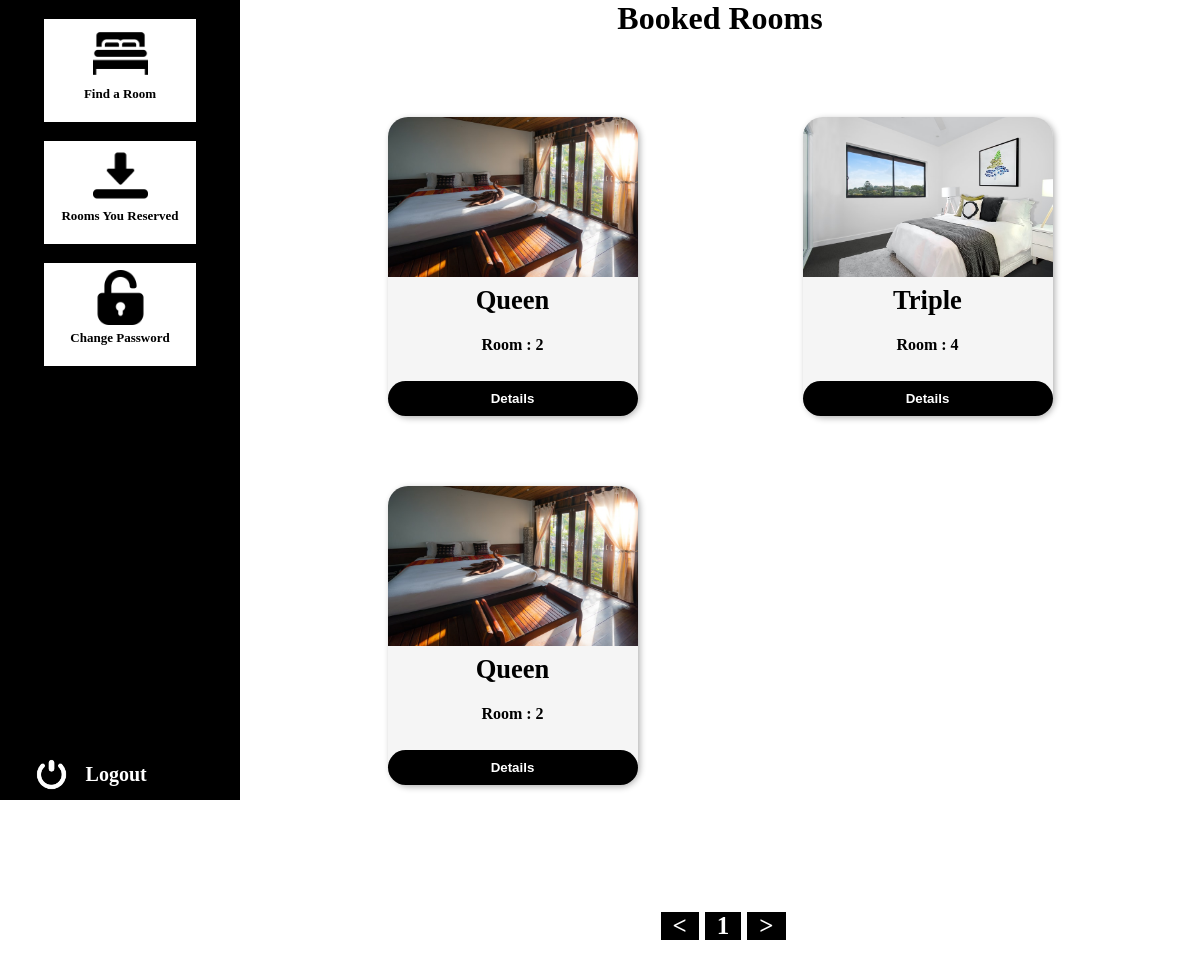
The app's page /user/pages/viewbooking.php (signed in) with its own data.
### tables this page shows
CREATE TABLE `reservation` (
  `idR` int(11) NOT NULL,
  `idC` int(11) DEFAULT NULL,
  `Nperson` int(11) NOT NULL,
  `numero` int(11) DEFAULT NULL,
  `prix` float DEFAULT NULL,
  `paystatus` int(11) NOT NULL,
  `check_in_date` date NOT NULL,
  `check_out_date` date NOT NULL
);

CREATE TABLE `chambre` (
  `numero` int(11) NOT NULL,
  `image` text DEFAULT NULL,
  `description` longtext DEFAULT NULL,
  `idcat` int(11) DEFAULT NULL,
  `amenties` text DEFAULT NULL,
  `prix` float DEFAULT NULL,
  `status` int(11) DEFAULT NULL
);

CREATE TABLE `categorie` (
  `idcat` int(11) NOT NULL,
  `intitule` text NOT NULL,
  `description` text NOT NULL
);

### user/pages/viewbooking.php (the view, shortened to what this page needs)
<?php
if(!isset($_SESSION['idC'])){
    header('location:login.php');
}else{
    include('connect.php');
$idC = $_SESSION['idC'];
$query = "SELECT reservation.*,Chambre.*,Categorie.intitule FROM reservation,Chambre,Categorie WHERE Chambre.idcat = Categorie.idcat AND reservation.numero = chambre.numero AND reservation.idC = $idC;";
$result = mysqli_query($con,$query);
$data = mysqli_fetch_all($result,MYSQLI_ASSOC);
$res_page = 12;
$pages = ceil(count($data)/$res_page);
if(!isset($_GET['page'])){
    $page = 1;
}else{
    $page = $_GET['page'];
}
$get = ($page-1)*$res_page;
$previous = $page;
$next = $page;
$query = "SELECT reservation.*,Chambre.*,Categorie.intitule FROM reservation,Chambre,Categorie WHERE Chambre.idcat = Categorie.idcat AND reservation.numero = chambre.numero AND reservation.idC = $idC LIMIT $get , $res_page;";
$result = mysqli_query($con,$query);
$data = mysqli_fetch_all($result,MYSQLI_ASSOC);
}
?>
<!DOCTYPE html>
<html lang="en">
<head>
    <link rel="stylesheet" href="../css/rooms.css"/>
</head>
<body>
    <main class="main">
    <div class="left">
            <div class="menu" onclick="window.location = 'rooms.php'">
                 <img src="../images/bed.png" class="icon"/>
                 <p>Find a Room</p>
            </div>
            <div class="menu" onclick="window.location = 'viewbooking.php'">
                 <img src="../images/saved.png" class="icon"/>
                 <p>Rooms You Reserved</p>
            </div>
            <div class="menu" onclick="window.location = 'password.php'">
                 <img src="../images/password.png" class="icon"/>
                 <p>Change Password</p>
            </div>
            <div class="logout" onclick="window.location = 'rooms.php?out=1';">
                 <img src="../images/logout.png" class="out"/>
                 <p>Logout</p>
            </div>
        </div>
        <div class="right">
            <h1>Booked Rooms<h1>
            <div class="container">
                <div class="grid">
                <?php for($i=0;$i<count($data);$i++){ ?>
                <article>
                    <img src="../../admin/<?php echo $data[$i]['image'] ?>" />
                    <div class="text">
                        <h5><?php echo $data[$i]['intitule'] ?></h5>
                        <p>Room : <?php echo $data[$i]['numero'] ?></p>
                    </div>
                        <input type="button" class="but" onclick="document.location.href = 'reservation_details.php?reservation=<?php echo $data[$i]['idR']; ?>'" value="Details">
                </article>
                <?php }
                ?>
                </div>
                <div class="pagination">
                <?php
                    $tmp = 1;
                    for($i=1;$i<=$pages;$i++){
                        if($tmp == 1){
                            echo "<div>";
                        }
                        if($i == 1){
                            echo "<a class='page' href='viewbooking.php?page=$previous'><</a>";
                        }
                        echo "<a class='page' href='viewbooking.php?page=$i'>$i</a>";
                        if($i == $pages){
                            echo "<a class='page' href='viewbooking.php?page=$next'>></a>";
                        }
                        $tmp++;
                    }
                ?>
                </div>
            </div>
        </div>
    </main>
</body>
</html>

### user/css/rooms.css (style rules this page uses)
.grid { margin: 80px; display: grid; grid-template-columns: repeat(auto-fit, minmax(250px,1fr)); grid-gap: 30px; align-items: center; justify-content: center; }
.grid article { background-color: whitesmoke; border: none; box-shadow: 2px 2px 6px 0px rgb(0 0 0 / 30%); border-radius: 20px; text-align: center; transition: transform .3s; margin-bottom: 40px; margin-left: auto; margin-right: auto; }
.grid img { border-top-left-radius: 20px; border-top-right-radius: 20px; width: 100%; }
.text { padding:0px 20px 20px; }
article .but { background:black; border-radius: 20px; outline:none; border: none; color:#fff; padding: 10px; font-weight: 600; cursor: pointer; width: 100%; }
article p { font-size: 16px; margin-top: 20px; }
@media screen and  (min-width:800px) { * { padding: 0; margin: 0; } }
@media screen and  (min-width:800px) { .main { width: 100%; height: 100vh; display: flex; background-color: white; } }
@media screen and  (min-width:800px) { .left { width: 20%; height: 100vh; background-color: black; position: fixed; } }
@media screen and  (min-width:800px) { .right { width: 80%; height: auto; background-color: white; margin-left: 20%; text-align: center; } }
@media screen and  (min-width:800px) { .menu { width: 59%; background-color: white; height: 96px; margin-left: auto; margin-right: auto; cursor: pointer; text-align: center; font-size: 13px; font-weight: bold; margin-top: 19px; padding-top: 7px; padding-left: 5px; padding-right: 5px; font-family: cursive; } }
@media screen and  (min-width:800px) { .icon { width:55px; margin-left: auto; margin-right: auto; display:block; margin-bottom: 5px; } }
@media screen and  (min-width:800px) { .logout { display: flex; text-align: center; font-size: 20px; margin-left: 14%; font-weight: bold; color: white; font-family: cursive; margin-top: 132px; cursor: pointer; position: absolute; bottom: 8px; } }
@media screen and  (min-width:800px) { .out { width: 35px; height: auto; } }
@media screen and  (min-width:800px) { .logout p { margin-left: 17px; margin-top: auto; margin-bottom: auto; } }
@media screen and  (min-width:800px) { .right h1 { font-family: cursive; text-align: center; } }
@media screen and  (min-width:800px) { .grid article { width: 250px; } }
@media screen and  (min-width:800px) { .grid img { height: 10rem; } }
@media screen and  (min-width:800px) { .page { text-decoration: none; font-size: 25px; background-color: black; color: white; margin-left: 6px; padding-right: 12px; padding-left: 12px; display: inline-block; margin-bottom: 20px; } }
@media screen and  (min-width:800px) { .pagination { width: 100%; } }

### records on screen
reservation: numero.image (picture), categorie.intitule "Queen", numero.numero "2"
reservation: numero.image (picture), categorie.intitule "Triple", numero.numero "4"
reservation: numero.image (picture), categorie.intitule "Queen", numero.numero "2"
